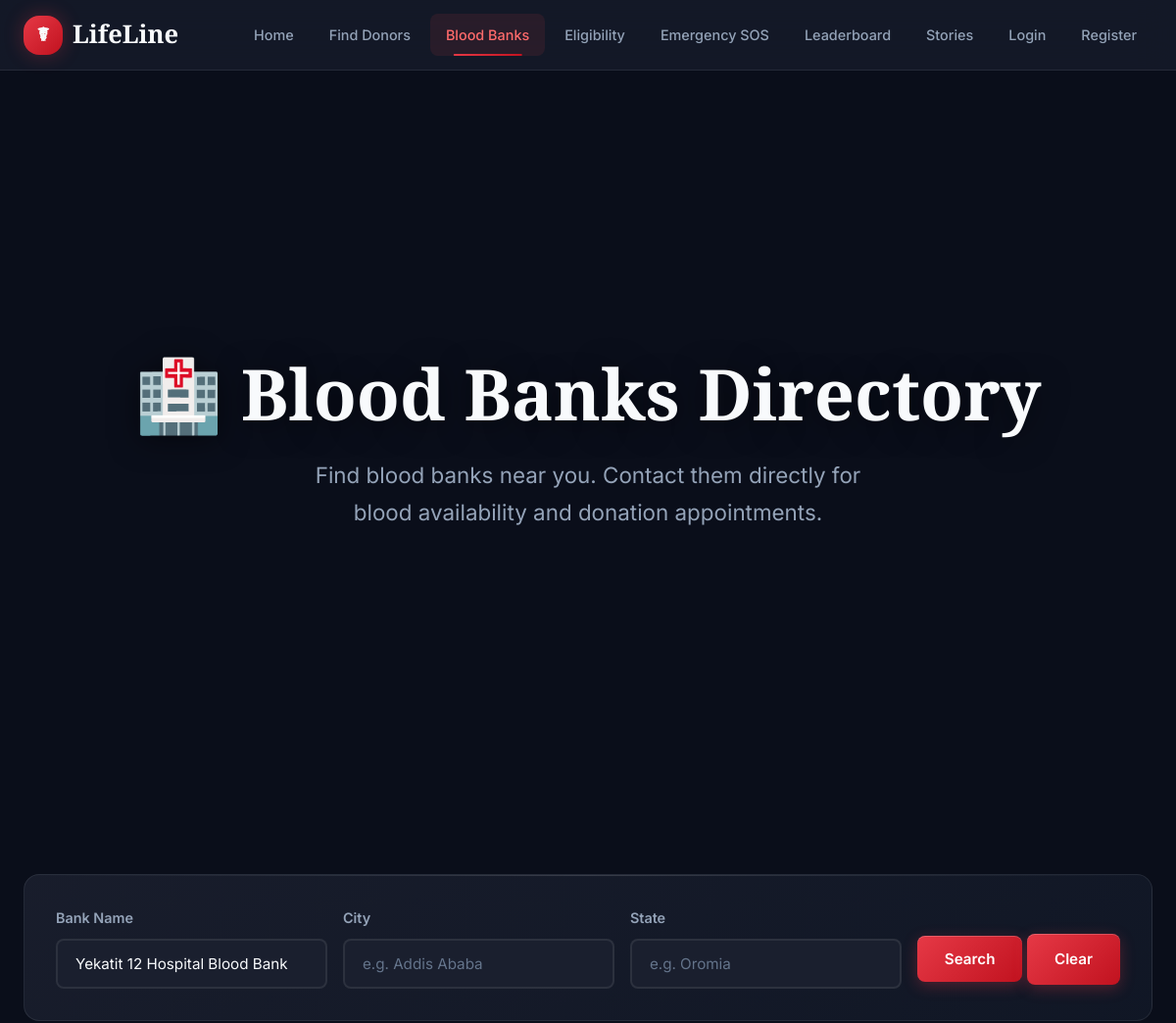
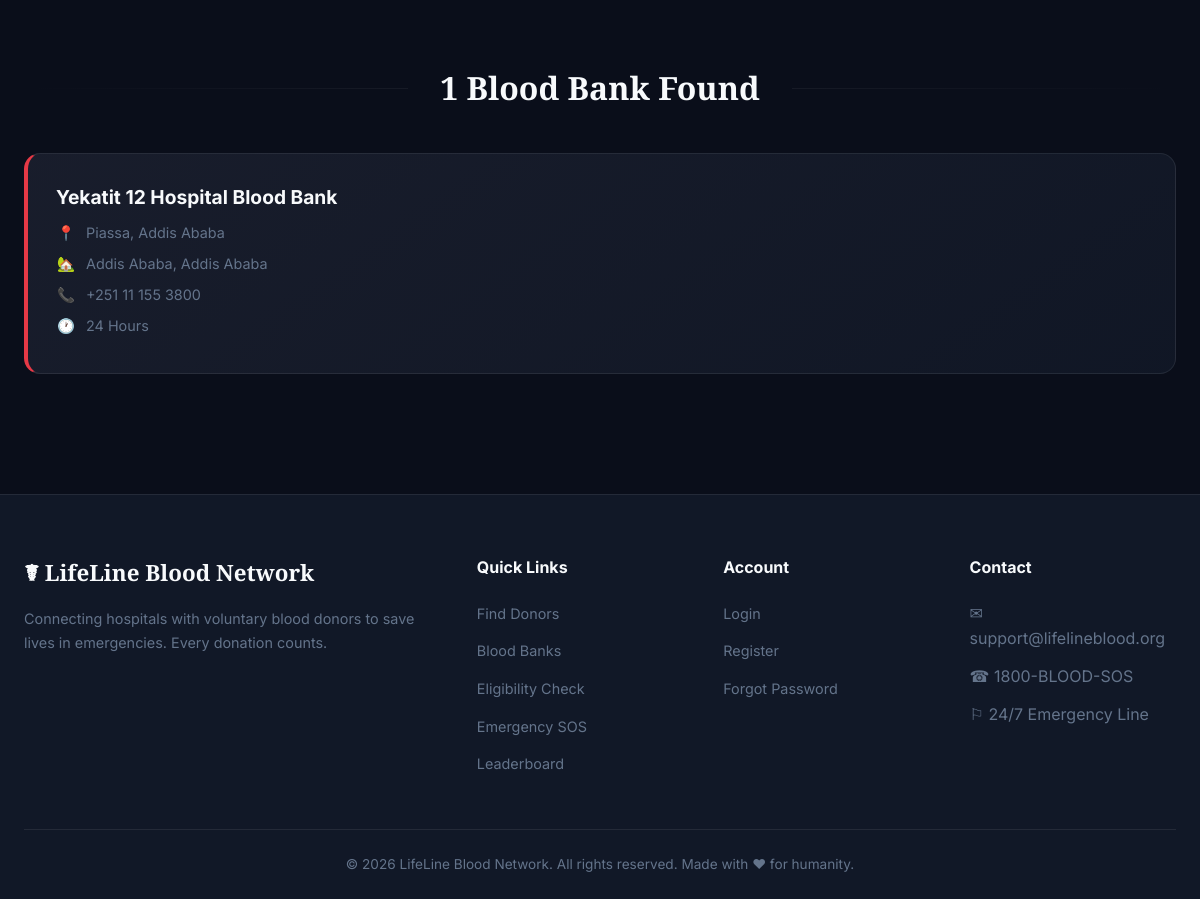
The page /lifeline/blood_banks.php?name=Yekatit 12 Hospital Blood Bank on the database its author committed (2 pictures, top to bottom).
### tables this page shows
CREATE TABLE IF NOT EXISTS `blood_banks` (
  `id`              INT(11) NOT NULL AUTO_INCREMENT,
  `name`            VARCHAR(255) NOT NULL,
  `address`         TEXT,
  `city`            VARCHAR(100) DEFAULT NULL,
  `state`           VARCHAR(100) DEFAULT NULL,
  `phone`           VARCHAR(30) DEFAULT NULL,
  `email`           VARCHAR(255) DEFAULT NULL,
  `license_number`  VARCHAR(100) DEFAULT NULL,
  `working_hours`   VARCHAR(100) DEFAULT NULL,
  `has_24h_service` TINYINT(1) DEFAULT '0',
  `latitude`        DECIMAL(10,7) DEFAULT NULL,
  `longitude`       DECIMAL(10,7) DEFAULT NULL,
  `created_at`      TIMESTAMP NULL DEFAULT CURRENT_TIMESTAMP,
  PRIMARY KEY (`id`),
  KEY `ix_bank_location` (`state`, `city`)
);

### lifeline/includes/functions.php (called while the page is built, shortened)
<?php
function baseUrl(): string {
    static $base = null;
    if ($base !== null) return $base;
    $appPath = Config::get('APP_PATH', '');
    if ($appPath !== '') {
        $base = '/' . trim($appPath, '/');
        if ($base === '/') $base = '';
    } else {
        $scriptName = $_SERVER['SCRIPT_NAME'] ?? '';
        $phpSelf = $_SERVER['PHP_SELF'] ?? '';
        $path = $scriptName ?: $phpSelf;
        $currentDir = dirname($path);
        if (strpos($path, '/donor/') !== false) {
            $base = str_replace('/donor', '', $currentDir);
        } elseif (strpos($path, '/hospital/') !== false) {
            $base = str_replace('/hospital', '', $currentDir);
        } elseif (strpos($path, '/admin/') !== false) {
            $base = str_replace('/admin', '', $currentDir);
        } else {
            $base = ($currentDir === '/' || $currentDir === '\\') ? '' : $currentDir;
        }
        $base = rtrim($base, '/');
    }
    return $base;
}

### lifeline/blood_banks.php (the view, shortened to what this page needs)
<?php
require_once 'includes/functions.php';
$name = trim($_GET['name'] ?? '');
$city = trim($_GET['city'] ?? '');
$state = trim($_GET['state'] ?? '');
$sql = "SELECT * FROM blood_banks WHERE 1=1";
$params = [];
if ($name) {
    $sql .= " AND name LIKE ?";
    $params[] = "%$name%";
}
$sql .= " ORDER BY state, city, name";
$stmt = $pdo->prepare($sql);
$stmt->execute($params);
$banks = $stmt->fetchAll();
include 'includes/header.php';
?>
<section class="hero pad-card-lg">
    <h1>&#127973; Blood Banks Directory</h1>
    <p>Find blood banks near you. Contact them directly for blood availability and donation appointments.</p>
</section>
<div class="card">
    <form method="GET" class="flex flex-wrap gap-16 items-center mb-0">
        <div class="form-group flex-1 minw-180 mb-0">
            <label for="name">Bank Name</label>
            <input type="text" id="name" name="name" value="<?php echo htmlspecialchars($name); ?>" placeholder="e.g. Red Cross">
        </div>
        <div class="form-group flex-1 minw-180 mb-0">
            <label for="city">City</label>
            <input type="text" id="city" name="city" value="<?php echo htmlspecialchars($city); ?>" placeholder="e.g. Addis Ababa">
        </div>
        <div class="form-group flex-1 minw-180 mb-0">
            <label for="state">State</label>
            <input type="text" id="state" name="state" value="<?php echo htmlspecialchars($state); ?>" placeholder="e.g. Oromia">
        </div>
        <div class="mt-24">
            <button type="submit" class="btn">Search</button>
            <a href="<?php echo baseUrl(); ?>/blood_banks.php" class="btn btn-secondary">Clear</a>
        </div>
    </form>
</div>
<div class="section-divider"><h2><?php echo count($banks); ?> Blood Bank<?php echo count($banks) !== 1 ? 's' : ''; ?> Found</h2></div>
<div class="grid-autofit-340">
    <?php foreach ($banks as $bank): ?>
    <div class="blood-bank-card">
        <h3><?php echo htmlspecialchars($bank['name']); ?></h3>
        <div class="bank-detail"><span class="icon">&#128205;</span> <?php echo htmlspecialchars($bank['address']); ?></div>
        <div class="bank-detail"><span class="icon">&#127969;</span> <?php echo htmlspecialchars($bank['city'] . ', ' . $bank['state']); ?></div>
        <div class="bank-detail"><span class="icon">&#128222;</span> <?php echo htmlspecialchars($bank['phone']); ?></div>
        <div class="bank-detail"><span class="icon">&#128336;</span> <?php echo htmlspecialchars($bank['working_hours']); ?></div>
    </div>
    <?php endforeach; ?>
</div>
<?php include 'includes/footer.php'; ?>

### rows shown on the page
blood_banks: name "Yekatit 12 Hospital Blood Bank", address "Piassa, Addis Ababa", city+state "Addis Ababa, Addis Ababa", phone "+251 11 155 3800", working_hours "24 Hours"

### other values the page prints
count($banks) "1"
